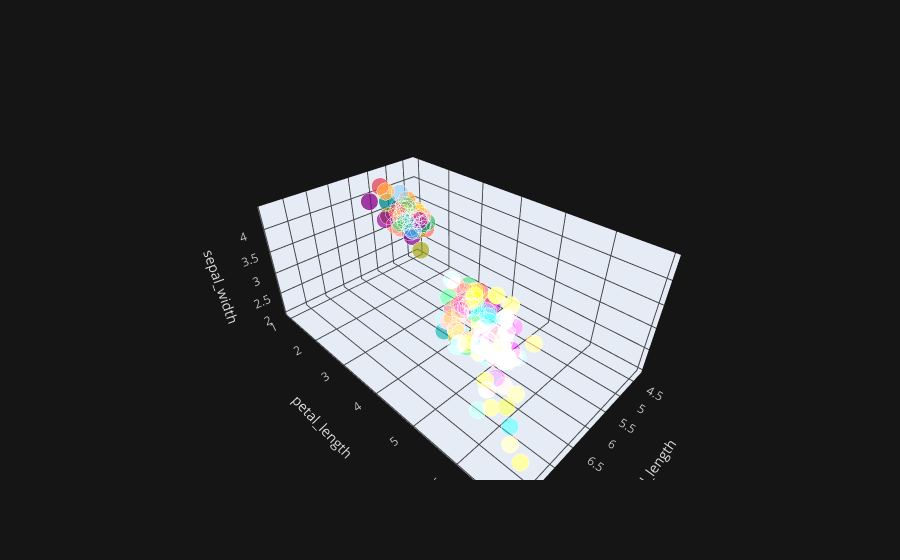

Here is the notebook cell this chart was saved with:
### Code cell
# scatter 3d
iris.iplot(x='sepal_length', y='petal_length', z='sepal_width', kind='scatter3d', xTitle='sepal_length', yTitle='petal_length', zTitle='sepal_width')

### Figure 1 — Plotly figure (JSON) as saved in the notebook; plotly's stock layout.template omitted (floating-point values rounded to 4 significant figures; data arrays with more than 128 entries replaced by an {"elided": "..."} marker saying what was removed)
{"data": [{"marker": {"color": {"elided": "150 str values"}, "opacity": 0.8, "size": {"elided": "150 int values"}, "symbol": "circle"}, "mode": "markers", "text": {"elided": "150 str values"}, "type": "scatter3d", "x": {"elided": "150 float values"}, "y": {"elided": "150 float values"}, "z": {"elided": "150 float values"}}], "layout": {"legend": {"bgcolor": "#151516", "font": {"color": "#D9D9D9"}}, "paper_bgcolor": "#151516", "plot_bgcolor": "#151516", "scene": {"xaxis": {"gridcolor": "#434343", "showgrid": true, "tickfont": {"color": "#C2C2C2"}, "title": {"font": {"color": "#D9D9D9"}, "text": "sepal_length"}, "zerolinecolor": "#666570"}, "yaxis": {"gridcolor": "#434343", "showgrid": true, "tickfont": {"color": "#C2C2C2"}, "title": {"font": {"color": "#D9D9D9"}, "text": "petal_length"}, "zerolinecolor": "#666570"}, "zaxis": {"gridcolor": "#434343", "showgrid": true, "tickfont": {"color": "#C2C2C2"}, "title": {"font": {"color": "#D9D9D9"}, "text": "sepal_width"}, "zerolinecolor": "#666570"}}, "title": {"font": {"color": "#D9D9D9"}}}}
